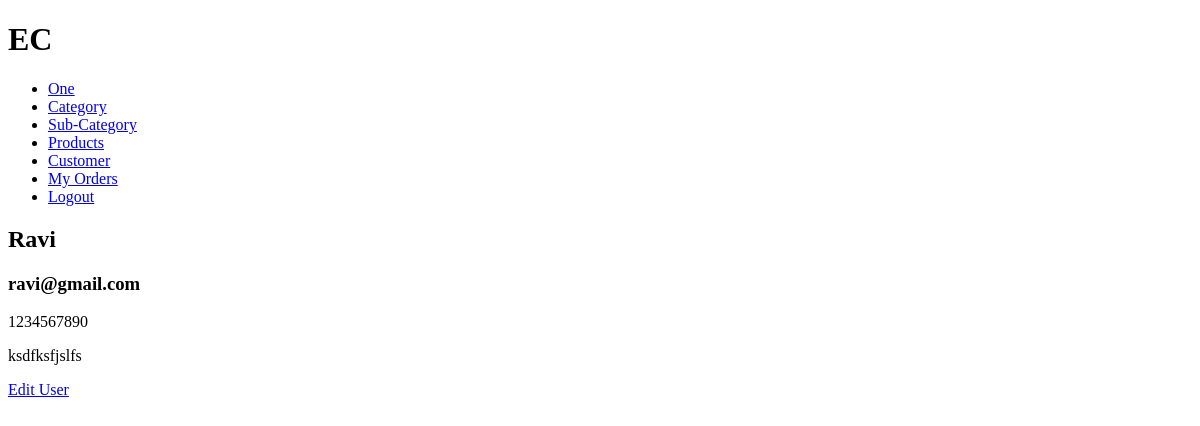
Page /customer/ (signed in) on the earlier database version.
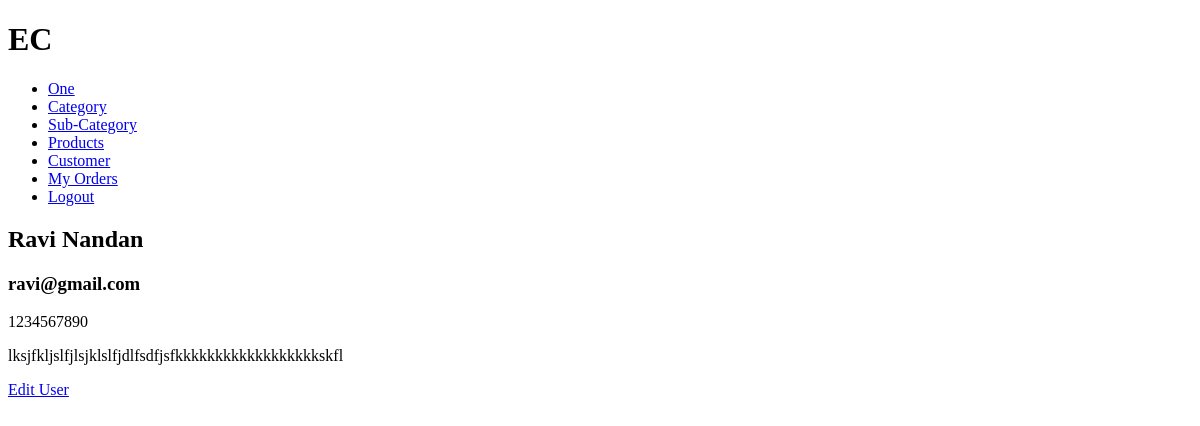
Same page on the later database version.
### base/models.py (models this page shows, shortened)
class Customer(models.Model):
    user = models.ForeignKey(CustomUser, on_delete=models.CASCADE)
    address = models.TextField()
    contact_number = models.CharField(max_length=10, unique=True)
    created_at = models.DateTimeField(auto_now_add=True)
    updated_at = models.DateTimeField(auto_now=True)
    deleted_at = models.DateTimeField(null=True, blank=True)

class CustomUser(AbstractUser):
    name = models.CharField(max_length=30, blank=True, null=True)
    email = models.EmailField(max_length=50, unique=True)
    username = models.CharField(max_length=10, blank=True, null=True)
    created_at = models.DateTimeField(auto_now_add=True)
    updated_at = models.DateTimeField(auto_now=True)
    deleted_at = models.DateTimeField(null=True, blank=True)
    USERNAME_FIELD = "email"
    REQUIRED_FIELDS = ["name"]
    objects = UserManager()
    class Meta:
        ordering = ["id"]

### base/views.py (the view)
# urls.py: path("customer/", views.customerAccountView, name="customer"),
@login_required(login_url="login")
def customerAccountView(request):
    user = request.user
    customer = Customer.objects.get(user=user)
    context = {"customer":customer}
    return render(request, "base/customer/customer.html", context)

### base/templates/base/customer/customer.html
{% extends "main.html" %}
{% block content %}
<div>
    <h2>{{customer.user.name}}</h2>
    <h3>{{customer.user.email}}</h3>
    <p>{{customer.contact_number}}</p>
    <p>{{customer.address}}</p>
</div>
<div>
    <a href="{% url "edit-customer" %}">Edit User</a>
</div>
{% endblock content %}

Differences in the rows shown:
no longer on this page (row edited): Customer: user.name "Ravi", user.email "ravi@gmail.com", contact_number "1234567890", address "ksdfksfjslfs"
added Customer: user.name "Ravi Nandan", user.email "ravi@gmail.com", contact_number "1234567890", address "lksjfkljslfjlsjklslfjdlfsdfjsfkkkkkkkkkkkkkkkkkkskfl"
